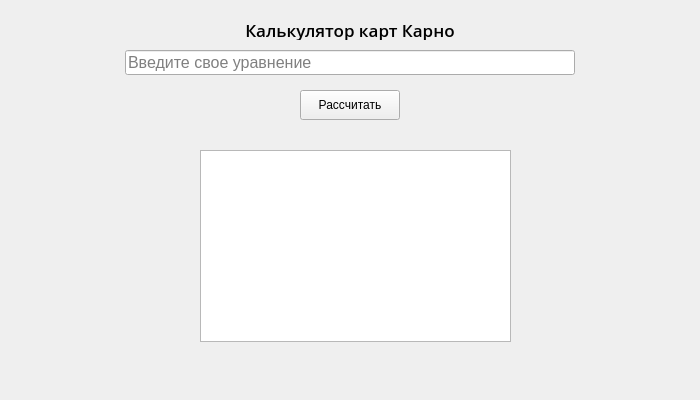
<?xml version="1.0" encoding="UTF-8"?>
<ui version="4.0">
 <class>Widget</class>
 <widget class="QWidget" name="Widget">
  <property name="geometry">
   <rect>
    <x>0</x>
    <y>0</y>
    <width>700</width>
    <height>400</height>
   </rect>
  </property>
  <property name="minimumSize">
   <size>
    <width>700</width>
    <height>400</height>
   </size>
  </property>
  <property name="maximumSize">
   <size>
    <width>700</width>
    <height>400</height>
   </size>
  </property>
  <property name="windowTitle">
   <string>Widget</string>
  </property>
  <widget class="QLineEdit" name="lineEdit_input_line">
   <property name="geometry">
    <rect>
     <x>125</x>
     <y>50</y>
     <width>450</width>
     <height>25</height>
    </rect>
   </property>
   <property name="font">
    <font>
     <family>MS Shell Dlg 2</family>
     <pointsize>12</pointsize>
    </font>
   </property>
   <property name="text">
    <string/>
   </property>
   <property name="alignment">
    <set>Qt::AlignLeading|Qt::AlignLeft|Qt::AlignVCenter</set>
   </property>
   <property name="placeholderText">
    <string>Введите свое уравнение</string>
   </property>
   <property name="clearButtonEnabled">
    <bool>false</bool>
   </property>
  </widget>
  <widget class="QLabel" name="label_main_text">
   <property name="geometry">
    <rect>
     <x>125</x>
     <y>20</y>
     <width>450</width>
     <height>20</height>
    </rect>
   </property>
   <property name="font">
    <font>
     <family>Open Sans Semibold</family>
     <pointsize>13</pointsize>
    </font>
   </property>
   <property name="text">
    <string>Калькулятор карт Карно</string>
   </property>
   <property name="alignment">
    <set>Qt::AlignCenter</set>
   </property>
  </widget>
  <widget class="QPushButton" name="pushButton">
   <property name="geometry">
    <rect>
     <x>300</x>
     <y>90</y>
     <width>100</width>
     <height>30</height>
    </rect>
   </property>
   <property name="font">
    <font>
     <family>MS Shell Dlg 2</family>
    </font>
   </property>
   <property name="text">
    <string>Рассчитать</string>
   </property>
  </widget>
  <widget class="QTextBrowser" name="textBrowser">
   <property name="geometry">
    <rect>
     <x>200</x>
     <y>150</y>
     <width>311</width>
     <height>192</height>
    </rect>
   </property>
  </widget>
 </widget>
 <resources/>
 <connections/>
</ui>
